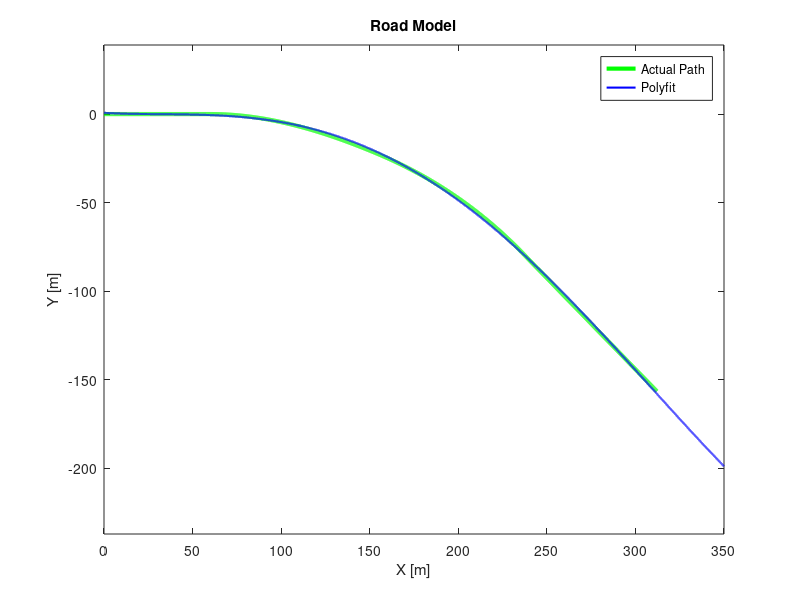

Write the MATLAB code that produced this figure.
clear all
close all
clc

Scale = 1;
% Trajectory plot %
load('PathData.mat');
plot(X*Scale,Y*Scale,'g','Linewidth',3);hold on;

% Curve fitting %
P = polyfit(X*Scale,Y*Scale,4);
x = 0 : 0.01 : 350*Scale;
y = polyval(P,x);

plot(x,y,'b','Linewidth',1.5)
xlabel('X [m]');ylabel('Y [m]');
title('Road Model');legend('Actual Path','Polyfit');
axis equal